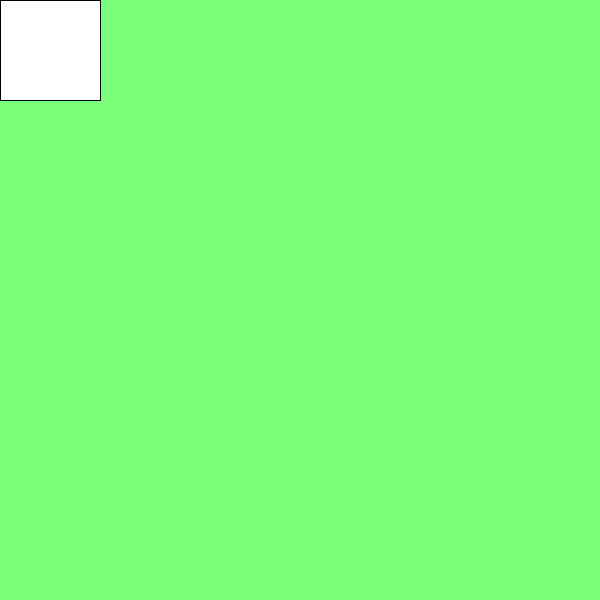
Frame 1 (no input)
Frame 60 (the mouse pressed at the canvas centre just before this capture): identical to frame 1, image omitted
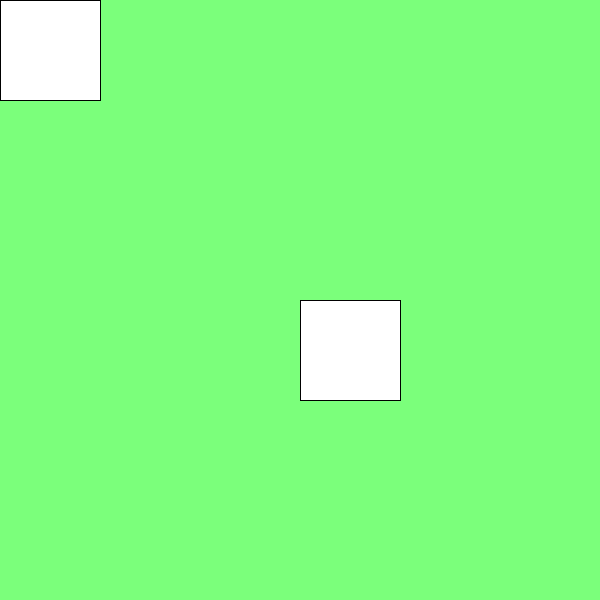
Frame 120 (the mouse held since frame 60 and released just before this capture)

The Processing sketch that drew these frames (run headless with seeded random() and noise(); from frame 60 on, the mouse is pressed at the canvas centre):

// Processing sketch: processing_31744
// ── processing_31744.pde

void setup(){
  size(600,600);
background(123,255,123);
println("hello world");
println();
println(); //return space.
println("i love processing");
}
void draw(){
  int x=mouseX;
  int y=mouseY;
  rect(x,y,100,100);

}
